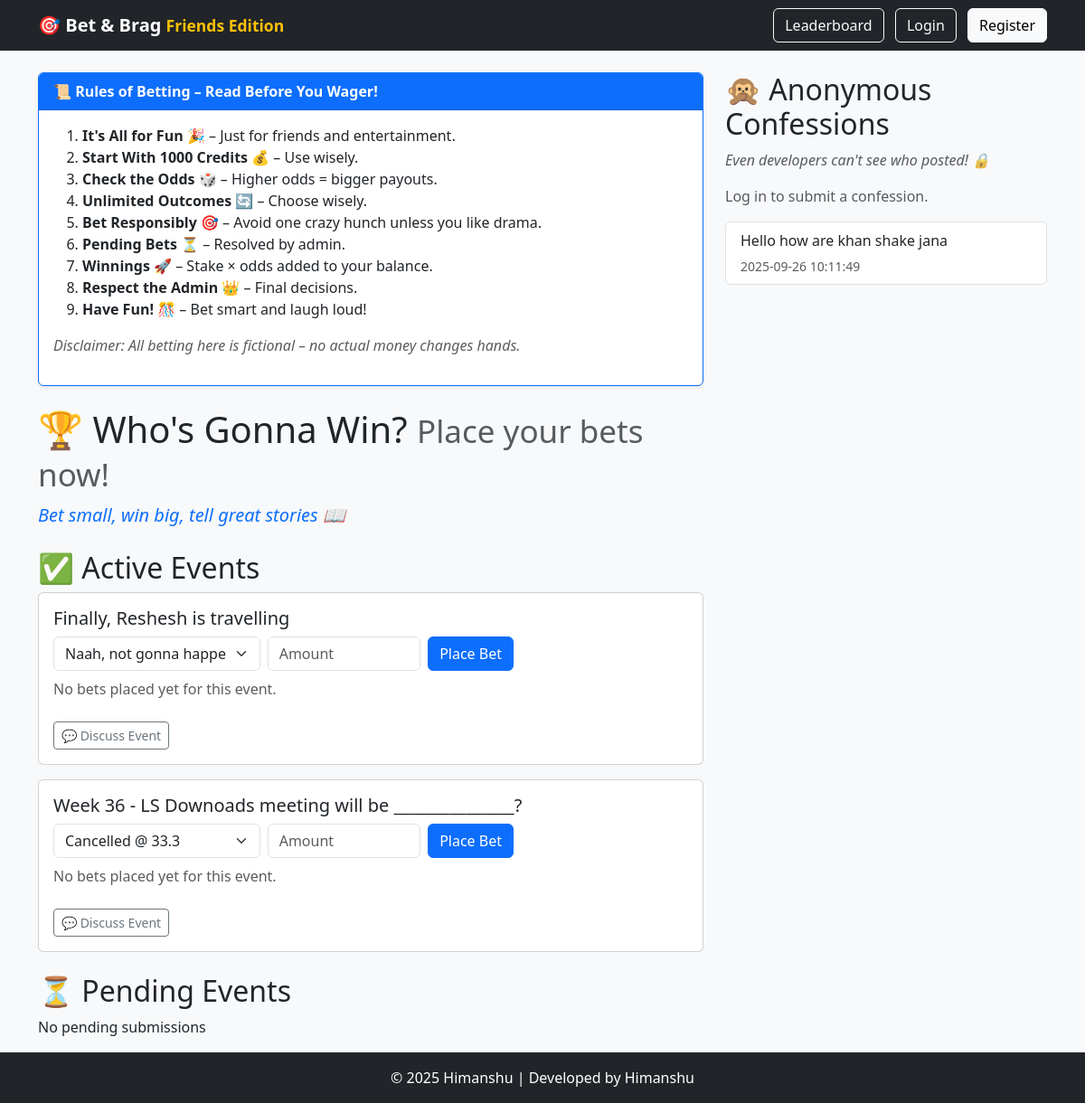
The page / on the database its author committed.
### tables this page shows
CREATE TABLE events (
            id INTEGER PRIMARY KEY AUTOINCREMENT,
            title TEXT NOT NULL,
            winner_outcome_id INTEGER,
            approved INTEGER DEFAULT 1,
            resolved_at TEXT
        );

CREATE TABLE confessions (
            id INTEGER PRIMARY KEY AUTOINCREMENT,
            content TEXT NOT NULL,
            timestamp TEXT NOT NULL
        );

### app.py (the view)
@app.route("/")
def index():
    db = get_db()
    events = db.execute("""
        SELECT * FROM events
        WHERE winner_outcome_id IS NULL AND approved = 1
    """).fetchall()
    events_data = []
    for event in events:
        outcomes = db.execute("SELECT * FROM event_outcomes WHERE event_id=?", (event["id"],)).fetchall()
        bets = db.execute("""
            SELECT b.*, u.username, u.is_admin, o.outcome_name
            FROM bets b
            JOIN users u ON b.user_id = u.id
            JOIN event_outcomes o ON b.outcome_id = o.id
            WHERE b.event_id = ? AND b.status = 'pending'
        """, (event["id"],)).fetchall()
        chat_preview = db.execute("""
            SELECT username, message, is_admin, timestamp
            FROM event_chat
            WHERE event_id=?
            ORDER BY id DESC
            LIMIT 2
        """, (event["id"],)).fetchall()
        events_data.append({
            "event": event,
            "outcomes": outcomes,
            "bets": bets,
            "chat_preview": chat_preview
        })
    pending_events = db.execute("""
        SELECT * FROM events
        WHERE winner_outcome_id IS NULL AND approved = 0
    """).fetchall()
    pending_events_data = []
    for event in pending_events:
        outcomes = db.execute("SELECT * FROM event_outcomes WHERE event_id=?", (event["id"],)).fetchall()
        pending_events_data.append({
            "event": event,
            "outcomes": outcomes
        })
    confessions = db.execute("""
        SELECT * FROM confessions ORDER BY id DESC LIMIT 20
    """).fetchall()
    slogans = [
        "Bet smart. Win big. Brag always! 😎",
        "Fortune favors the bold… and the silly. 😂",
        "Go on, make that risky bet. What could possibly go wrong? 🙈",
        "Today's hunch could be tomorrow's legend 🎯",
        "Low odds? High odds? It’s all in the fun! 🎲",
        "Bet small, win big, tell great stories 📖",
        "Do it for the glory, not the credits! 🏆",
        "This is where bragging rights are won 🏅",
        "The best way to predict the future? Bet on it! 🔮",
        "Your gut feeling is whispering… are you listening? 😉"
    ]
    slogan = random.choice(slogans)
    return render_template(
        "index.html",
        events_data=events_data,
        pending_events_data=pending_events_data,
        confessions=confessions,
        slogan=slogan
    )

### app.py (called while the page is built)
def get_db():
    conn = sqlite3.connect(DB)
    conn.row_factory = sqlite3.Row
    return conn

### templates/index.html (shortened to what this page needs)
{% extends "layout.html" %}
{% block content %}
<div class="row">
  <div class="col-md-8">
    <div class="card mb-4 border-primary shadow-sm">
      <div class="card-header bg-primary text-white fw-bold">
        📜 Rules of Betting – Read Before You Wager!
      </div>
      <div class="card-body">
        <ol>
          <li><strong>It's All for Fun 🎉</strong> – Just for friends and entertainment.</li>
          <li><strong>Start With 1000 Credits 💰</strong> – Use wisely.</li>
          <li><strong>Check the Odds 🎲</strong> – Higher odds = bigger payouts.</li>
          <li><strong>Unlimited Outcomes 🔄</strong> – Choose wisely.</li>
          <li><strong>Bet Responsibly 🎯</strong> – Avoid one crazy hunch unless you like drama.</li>
          <li><strong>Pending Bets ⏳</strong> – Resolved by admin.</li>
          <li><strong>Winnings 🚀</strong> – Stake × odds added to your balance.</li>
          <li><strong>Respect the Admin 👑</strong> – Final decisions.</li>
          <li><strong>Have Fun! 🎊</strong> – Bet smart and laugh loud!</li>
        </ol>
        <p class="text-muted"><em>Disclaimer: All betting here is fictional – no actual money changes hands.</em></p>
      </div>
    </div>
    <h1 class="mb-2">🏆 Who's Gonna Win? <small class="text-muted">Place your bets now!</small></h1>
    <p class="fs-5 fst-italic text-primary slogan">{{ slogan }}</p>
    <h2 class="mt-4">✅ Active Events</h2>
    {% if events_data %}
        {% for e in events_data %}
          <div class="card mb-3">
            <div class="card-body">
              <h5>{{ e.event.title }}</h5>
              <form method="POST" action="{{ url_for('place_bet', event_id=e.event.id) }}" class="row g-2">
                  <div class="col-md-4">
                      <select name="outcome_id" class="form-select">
                          {% for o in e.outcomes %}
                              <option value="{{o.id}}">{{o.outcome_name}} @ {{o.odds}}</option>
                          {% endfor %}
                      </select>
                  </div>
                  <div class="col-md-3">
                      <input type="number" name="amount" class="form-control" placeholder="Amount" min="1" required>
                  </div>
                  <div class="col-md-3">
                      <button type="submit" class="btn btn-primary">Place Bet</button>
                  </div>
              </form>
              {% if e.bets %}
              <div class="mt-3">
                  <h6>📋 Current Bets:</h6>
                  <table class="table table-sm table-bordered">
                      <thead>
                          <tr><th>Player</th><th>Outcome</th><th>Amount</th></tr>
                      </thead>
                      <tbody>
                          {% for bet in e.bets %}
                          <tr>
                              <td>
                                  {{ bet.username }}
                                  {% if bet.is_admin %}
                                      <span class="badge bg-danger">Admin</span>
                                  {% endif %}
                              </td>
                              <td>{{ bet.outcome_name }}</td>
                              <td>{{ bet.amount }}</td>
                          </tr>
                          {% endfor %}
                      </tbody>
                  </table>
              </div>
              {% else %}
              <p class="text-muted mt-2">No bets placed yet for this event.</p>
              {% endif %}
              <a href="{{ url_for('event_chat', event_id=e.event.id) }}" class="btn btn-sm btn-outline-secondary mt-2">
                  💬 Discuss Event
              </a>
            </div>
          </div>
        {% endfor %}
    {% else %}
    <p>No active events</p>
    {% endif %}
    <h2 class="mt-4">⏳ Pending Events</h2>
    {% if pending_events_data %}
        {% for e in pending_events_data %}
          <div class="card mb-3 border-warning">
            <div class="card-body">
              <h5>
                {{ e.event.title }}
                <span class="badge bg-warning text-dark">💡 Suggested</span>
              </h5>
              <ul>
                  {% for o in e.outcomes %}
                      <li>{{ o.outcome_name }} @ {{ o.odds }}</li>
                  {% endfor %}
              </ul>
              <p class="text-muted fst-italic">Awaiting admin approval — bets not yet open.</p>
            </div>
          </div>
        {% endfor %}
    {% else %}
    <p>No pending submissions</p>
    {% endif %}
  </div>
  <div class="col-md-4">
    <h2>🙊 Anonymous Confessions</h2>
      <p class="text-muted"><em>Even developers can't see who posted! 🔒</em></p>
    {% if session.user_id %}
      <a href="{{ url_for('add_confession') }}" class="btn btn-warning mb-3">Submit New Confession</a>
    {% else %}
      <p class="text-muted">Log in to submit a confession.</p>
    {% endif %}
    <div class="list-group">
        {% for c in confessions %}
        <div class="list-group-item">
            <p class="mb-1">{{ c.content }}</p>
            <small class="text-muted">{{ c.timestamp }}</small>
        </div>
        {% endfor %}
    </div>
  </div>
</div>
{% endblock %}

### templates/layout.html (shortened to what this page needs)
<!DOCTYPE html>
<html>
<head>
    <link href="https://cdn.jsdelivr.net/npm/bootstrap@5.3.0/dist/css/bootstrap.min.css" rel="stylesheet">
</head>
<body class="bg-light">
<nav class="navbar navbar-expand-lg navbar-dark bg-dark">
  <div class="container">
    <a class="navbar-brand fw-bold" href="{{ url_for('index') }}">
        🎯 Bet & Brag <small class="text-warning">Friends Edition</small>
    </a>
    <div>
    <a href="{{ url_for('leaderboard') }}" class="btn btn-outline-light me-2">Leaderboard</a>
    {% if session.username %}
        <a href="{{ url_for('my_bets') }}" class="btn btn-outline-light me-2">My Bets</a>
        <span class="navbar-text text-white me-3">
            {{ session.username }} (💰 {{ session.balance }} credits)
            {% if session.is_admin %}
                <span class="badge bg-danger">Admin</span>
            {% endif %}
        </span>
        <a href="{{ url_for('logout') }}" class="btn btn-outline-light">Logout</a>
    {% else %}
        <a href="{{ url_for('login') }}" class="btn btn-outline-light me-2">Login</a>
        <a href="{{ url_for('register') }}" class="btn btn-light">Register</a>
    {% endif %}
    </div>
  </div>
</nav>
<main class="container mt-4">
    {% block content %}{% endblock %}
</main>
<footer class="bg-dark text-white text-center py-3">
    © 2025 Himanshu | Developed by Himanshu
</footer>
</body>
</html>

### templates/layout.html (style rules this page uses)
html, body { height: 100%; margin: 0; display: flex; flex-direction: column; animation: fadeInPage 0.5s ease-in; }
main { flex: 1; animation: fadeInContent 0.5s ease-in-out; }
footer { flex-shrink: 0; animation: fadeInFooter 0.5s ease-in; }
nav.navbar { animation: slideDown 0.5s ease-out; }
.card { animation: slideUpCard 0.5s ease-in-out; }
.slogan { animation: fadeInSlogan 1.0s ease-in-out; }

### rows shown on the page
events: event "Finally, Reshesh is travelling"
events: event "Week 36 - LS Downoads meeting will be _______________?"
confessions: content "Hello how are khan shake jana", timestamp "2025-09-26 10:11:49"

### other values the page prints
form field outcome_id "Naah, not gonna happen this time as well @ 50.0"
form field outcome_id "Cancelled @ 33.3"
